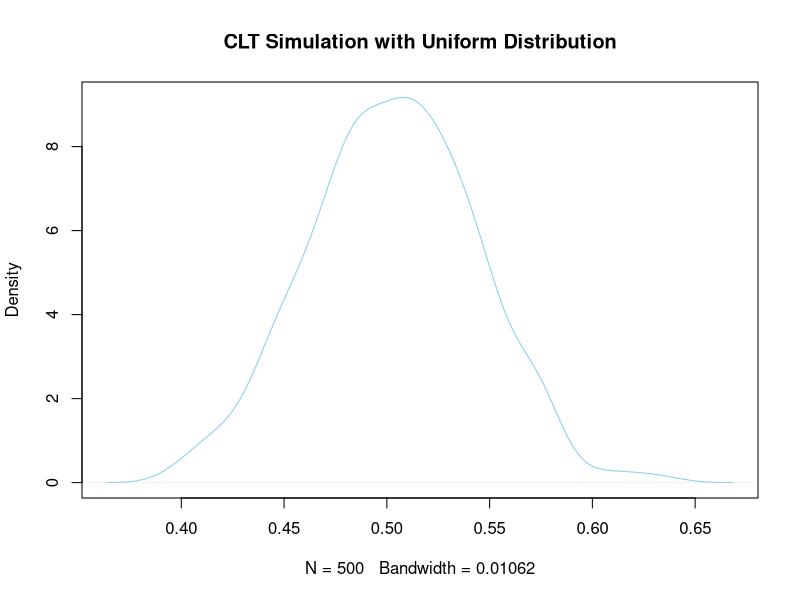

Reproduce this figure in R.
means = c()
for(i in 1:500){
  sample_data = runif(50, 0, 1)
  means = c(means, mean(sample_data))
}
plot(density(means), col = "skyblue", main = "CLT Simulation with Uniform Distribution")
